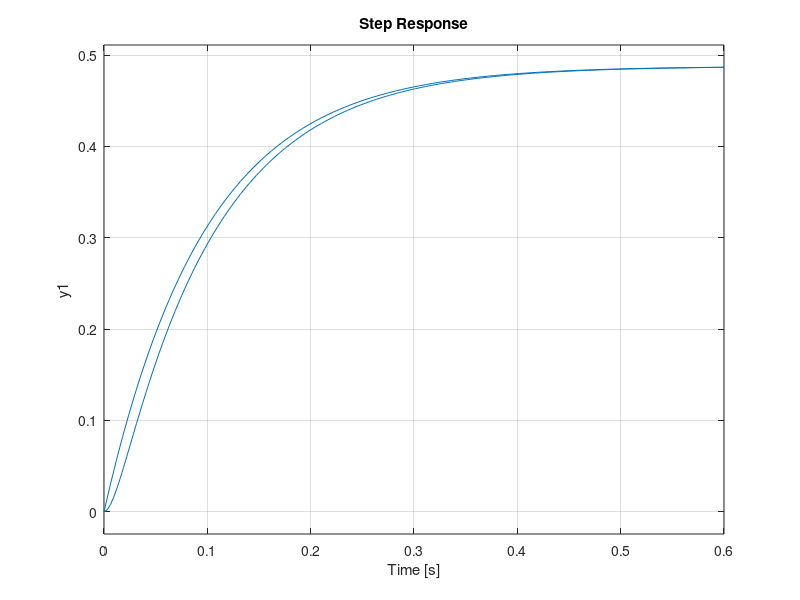

Write MATLAB code to recreate this figure.
%pkg load control
R=1; L=.01; J=.01; b=.1; kt=.05; kb=.05;
s=tf('s');
Gs=kt/((L*s+R)*(J*s+b)+kt*kb)
step(Gs), hold
L=0;
Gs1=kt/((L*s+R)*(J*s+b)+kt*kb)
step(Gs1)
